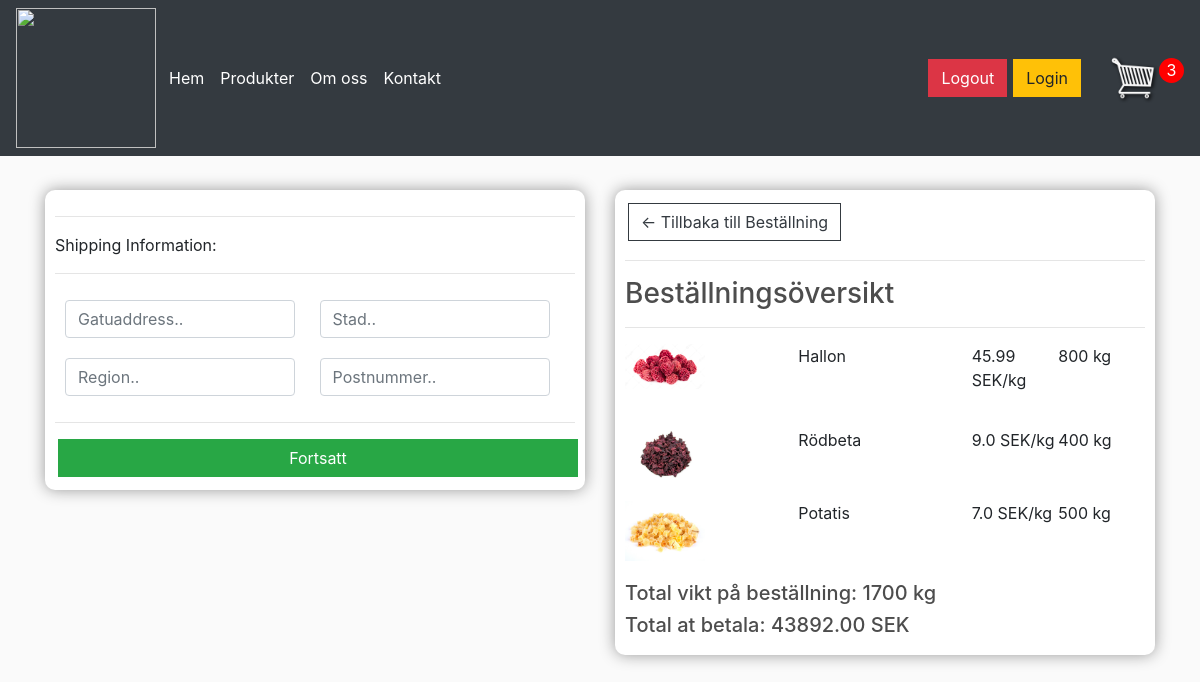
/checkout/ (signed in), run on an earlier commit of the app's database.
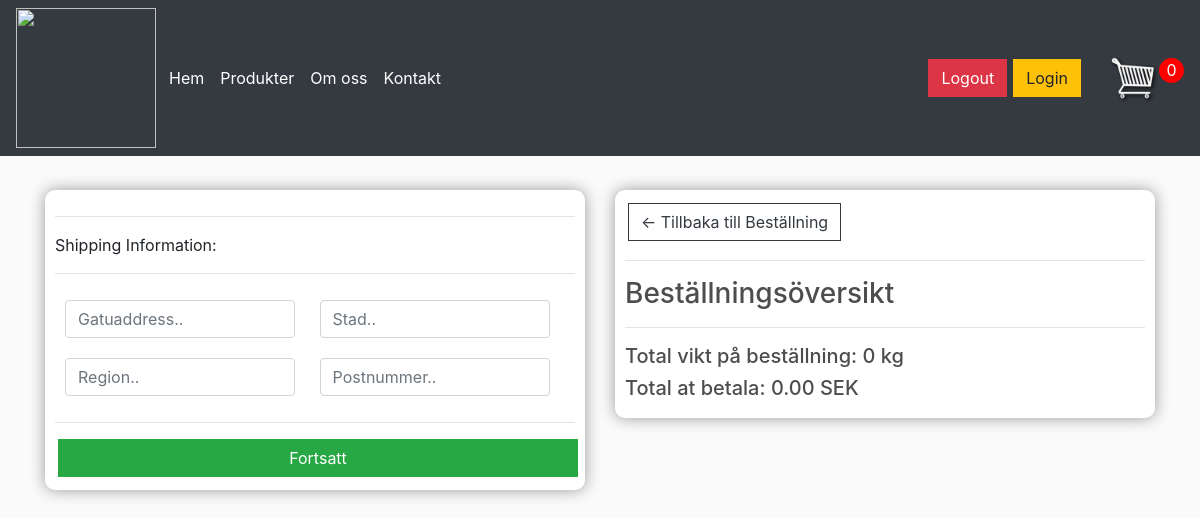
And on a later commit of the database.
### store/models.py (models this page shows, shortened)
class Order(models.Model):
    customer = models.ForeignKey(Customer, on_delete=models.SET_NULL, blank=True, null=True)
    date_ordered = models.DateTimeField(auto_now_add=True)
    complete = models.BooleanField(default=False, null=True, blank=False)
    transaction_id = models.CharField(max_length=255, null=True)
    @property
    def get_cart_total(self):
        orderitems = self.orderitem_set.all()
        total = sum([item.get_total for item in orderitems])
        return total
    @property
    def get_cart_items(self):
        orderitems = self.orderitem_set.all()
        total = sum([item.quantity for item in orderitems])
        return total
    def get_cart_items_number(self):
        orderitems = self.orderitem_set.all()
        total = orderitems.count()
        return total

class OrderItem(models.Model):
    product = models.ForeignKey(Product, on_delete=models.SET_NULL, blank=True, null=True)
    order = models.ForeignKey(Order, on_delete=models.SET_NULL, blank=True, null=True)
    quantity = models.IntegerField(default=0, null=True, blank=True)
    date_added = models.DateTimeField(auto_now_add=True)
    @property
    def get_total(self):
        total = self.product.price * self.quantity
        return total

class Product(models.Model):
    name = models.CharField(max_length=255, null=True)
    slug = models.SlugField(max_length=200, null=True)
    price = models.FloatField()
    description = models.CharField(max_length=1000, null=True)
    stock = models.FloatField(null=True)
    image = models.ImageField(null=True, blank=True)
    @property
    def image_url(self):
        try:
            url = self.image.url
        except:
            url = ''
        return url

### store/views.py (the view)
# urls.py: path('checkout/', views.checkout, name="checkout"),
@login_required
def checkout(request):
    if request.user.is_authenticated:
        user = request.user
        customer, created = Customer.objects.get_or_create(
            user=user,
            name=user.first_name,
            email=user.email,
        )
        order, created = Order.objects.get_or_create(customer=customer, complete=False)
        items = order.orderitem_set.all()
        cartItems = order.get_cart_items_number
    else:
        items = []
        order = {'get_cart_total': 0, 'get_cart_items': 0}
        cartItems = order['get_cart_items_number']
    context = {'items': items, 'order': order, 'cartItems': cartItems}
    return render(request, 'store/checkout.html', context)

### store/templates/store/checkout.html (shortened to what this page needs)
{% extends 'store/main.html' %}
{% load static %}
{% block content %}
    <div class="row">
		<div class="col-lg-6">
			<div class="box-element" id="form-wrapper">
				<form id="form">
					<div id="shipping-info">
						<hr>
						<p>Shipping Information:</p>
						<hr>
						<div class="form-field">
							<input class="form-control" type="text" name="address" placeholder="Gatuaddress..">
						</div>
						<div class="form-field">
							<input class="form-control" type="text" name="city" placeholder="Stad..">
						</div>
						<div class="form-field">
							<input class="form-control" type="text" name="state" placeholder="Region..">
						</div>
						<div class="form-field">
							<input class="form-control" type="text" name="zipcode" placeholder="Postnummer..">
						</div>
					</div>
					<hr>
					<input id="form-button" class="btn btn-success btn-block" type="submit" value="Fortsatt">
				</form>
			</div>
			<br>
		</div>
		<div class="col-lg-6">
			<div class="box-element">
				<a  class="btn btn-outline-dark" href="{% url 'cart' %}">&#x2190; Tillbaka till Beställning</a>
				<hr>
				<h3>Beställningsöversikt</h3>
				<hr>
				{% for item in items %}
				<div class="cart-row">
					<div style="flex:2"><img class="row-image" src="{{item.product.image_url}}"></div>
					<div style="flex:2"><p>{{item.product.name}}</p></div>
					<div style="flex:1"><p>{{item.product.price}} SEK/kg</p></div>
					<div style="flex:1"><p>{{item.quantity}} kg</p></div>
				</div>
				{% endfor %}
				<h5>Total vikt på beställning: {{order.get_cart_items}} kg</h5>
				<h5>Total at betala: {{order.get_cart_total|floatformat:2}} SEK</h5>
			</div>
		</div>
	</div>
{% endblock content %}

### store/templates/store/main.html (shortened to what this page needs)
<!DOCTYPE html>
{% load static %}
<html>
<head>
	<link rel="stylesheet" href="https://stackpath.bootstrapcdn.com/bootstrap/4.4.1/css/bootstrap.min.css">
	<link rel="stylesheet" type="text/css" href="{% static 'css/main.css' %}">
</head>
<body>
	<nav class="navbar navbar-expand-lg navbar-dark bg-dark">
		<a href="{% url 'store' %}">
	    		<img  id="logo" src="{% static 'images/Logo1.png' %}">
	    	</a>
	  <div class="collapse navbar-collapse" id="navbarSupportedContent">
	    <ul class="navbar-nav mr-auto">
	      <li class="nav-item active">
	        <a class="nav-link" href="{% url 'store' %}">Hem</a>
	      </li>
			<li class="nav-item active">
	        <a class="nav-link" href="{% url 'store' %}">Produkter</a>
	      </li>
			<li class="nav-item active">
	        <a class="nav-link" href="{% url 'store' %}">Om oss</a>
	      </li>
			<li class="nav-item active">
	        <a class="nav-link" href="{% url 'store' %}">Kontakt</a>
	      </li>
	    </ul>
	    <div class="form-inline my-5 my-lg-2">
			<a id="logout" href="{% url 'logout' %}" class="btn btn-danger">Logout</a>
	     	<a id="login" href="{% url 'login' %}" class="btn btn-warning">Login</a>
	     	<a href="{% url 'cart' %}">
	    		<img  id="cart-icon" src="{% static 'images/cart.png' %}">
	    	</a>
	    	<p id="cart-total">{{cartItems}}</p>
	    </div>
	  </div>
	</nav>
     <div class="container">
            <br>
            {% block content %}
            {% endblock content %}
         </div>
</body>
</html>

What changed in the data, as far as the page shows it:
removed OrderItem: product.image_url (picture), product.name "Hallon", product.price "45.99", quantity "800"
removed OrderItem: product.image_url (picture), product.name "Rödbeta", product.price "9.0", quantity "400"
removed OrderItem: product.image_url (picture), product.name "Potatis", product.price "7.0", quantity "500"
computed for Order: id "3" → "0"; get_cart_items "1700" → "0"; get_cart_total "43892.00" → "0.00"
